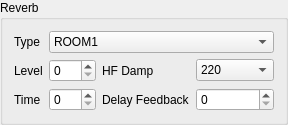
             <widget class="QGroupBox" name="groupBox_7">
              <property name="title">
               <string>Reverb</string>
              </property>
              <layout class="QGridLayout" name="gridLayout_10">
               <item row="0" column="0">
                <widget class="QLabel" name="label_36">
                 <property name="text">
                  <string>Type</string>
                 </property>
                </widget>
               </item>
               <item row="0" column="1" colspan="3">
                <widget class="QComboBox" name="perfReverbType">
                 <item>
                  <property name="text">
                   <string>ROOM1</string>
                  </property>
                 </item>
                 <item>
                  <property name="text">
                   <string>ROOM2</string>
                  </property>
                 </item>
                 <item>
                  <property name="text">
                   <string>STAGE1</string>
                  </property>
                 </item>
                 <item>
                  <property name="text">
                   <string>STAGE2</string>
                  </property>
                 </item>
                 <item>
                  <property name="text">
                   <string>HALL1</string>
                  </property>
                 </item>
                 <item>
                  <property name="text">
                   <string>HALL2</string>
                  </property>
                 </item>
                 <item>
                  <property name="text">
                   <string>DELAY</string>
                  </property>
                 </item>
                 <item>
                  <property name="text">
                   <string>PAN-DLY</string>
                  </property>
                 </item>
                </widget>
               </item>
               <item row="1" column="0">
                <widget class="QLabel" name="label_37">
                 <property name="text">
                  <string>Level</string>
                 </property>
                </widget>
               </item>
               <item row="1" column="1">
                <widget class="QSpinBox" name="perfReverbLevel">
                 <property name="maximum">
                  <number>127</number>
                 </property>
                </widget>
               </item>
               <item row="1" column="2">
                <widget class="QLabel" name="label_38">
                 <property name="text">
                  <string>HF Damp</string>
                 </property>
                </widget>
               </item>
               <item row="1" column="3">
                <widget class="QComboBox" name="perfReverbHFDamp">
                 <item>
                  <property name="text">
                   <string>220</string>
                  </property>
                 </item>
                 <item>
                  <property name="text">
                   <string>250</string>
                  </property>
                 </item>
                 <item>
                  <property name="text">
                   <string>315</string>
                  </property>
                 </item>
                 <item>
                  <property name="text">
                   <string>400</string>
                  </property>
                 </item>
                 <item>
                  <property name="text">
                   <string>500</string>
                  </property>
                 </item>
                 <item>
                  <property name="text">
                   <string>630</string>
                  </property>
                 </item>
                 <item>
                  <property name="text">
                   <string>800</string>
                  </property>
                 </item>
                 <item>
                  <property name="text">
                   <string>1000</string>
                  </property>
                 </item>
                 <item>
                  <property name="text">
                   <string>1250</string>
                  </property>
                 </item>
                 <item>
                  <property name="text">
                   <string>1600</string>
                  </property>
                 </item>
                 <item>
                  <property name="text">
                   <string>2000</string>
                  </property>
                 </item>
                 <item>
                  <property name="text">
                   <string>2500</string>
                  </property>
                 </item>
                 <item>
                  <property name="text">
                   <string>3150</string>
                  </property>
                 </item>
                 <item>
                  <property name="text">
                   <string>4000</string>
                  </property>
                 </item>
                 <item>
                  <property name="text">
                   <string>5000</string>
                  </property>
                 </item>
                 <item>
                  <property name="text">
                   <string>6300</string>
                  </property>
                 </item>
                 <item>
                  <property name="text">
                   <string>8000</string>
                  </property>
                 </item>
                 <item>
                  <property name="text">
                   <string>BYPASS</string>
                  </property>
                 </item>
                </widget>
               </item>
               <item row="2" column="0">
                <widget class="QLabel" name="label_39">
                 <property name="text">
                  <string>Time</string>
                 </property>
                </widget>
               </item>
               <item row="2" column="1">
                <widget class="QSpinBox" name="perfReverbTime">
                 <property name="maximum">
                  <number>127</number>
                 </property>
                </widget>
               </item>
               <item row="2" column="2">
                <widget class="QLabel" name="label_40">
                 <property name="text">
                  <string>Delay Feedback</string>
                 </property>
                </widget>
               </item>
               <item row="2" column="3">
                <widget class="QSpinBox" name="perfReverbDelayFeedback">
                 <property name="maximum">
                  <number>127</number>
                 </property>
                </widget>
               </item>
              </layout>
             </widget>
